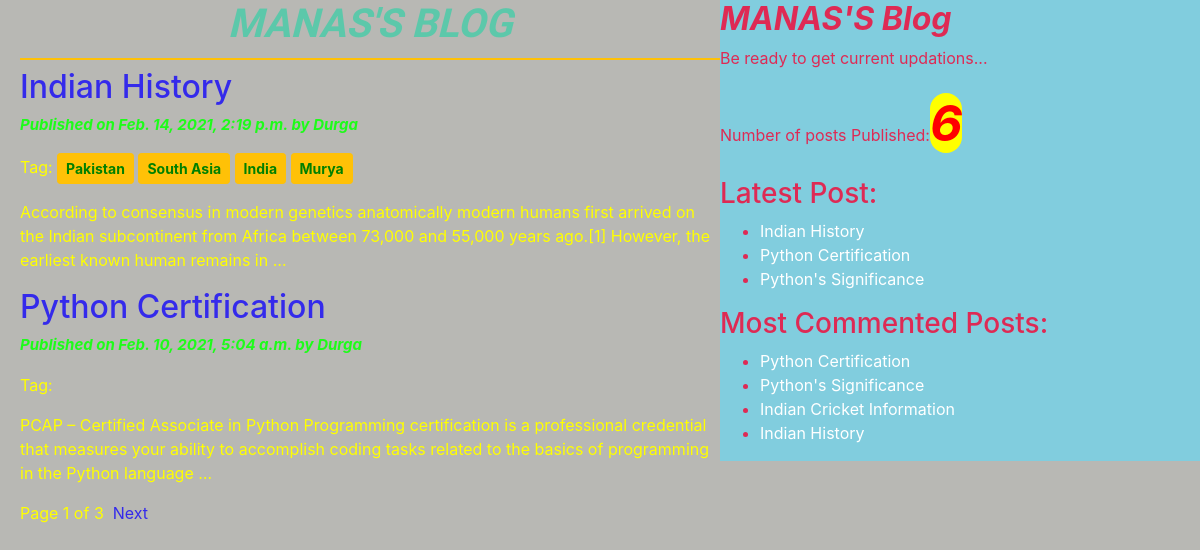
The page / on the database its author committed.
### blog/models.py (models this page shows, shortened)
class Post(models.Model):
    STATUS_CHOICES=(('draft','Draft'),('published','Published'))
    title=models.CharField(max_length=150)
    slug=models.SlugField(max_length=250,unique_for_date='publish')
    author=models.ForeignKey(User,on_delete=models.CASCADE,related_name='blog_posts')
    body=models.TextField()
    publish=models.DateTimeField(default=timezone.now)
    created=models.DateTimeField(auto_now_add=True)
    updated=models.DateTimeField(auto_now=True)
    status=models.CharField(max_length=10,choices=STATUS_CHOICES,default='draft')
    objects=CustomManager()
    tags=TaggableManager()
    class Meta:
        ordering=('-publish',)
    def get_absolute_url(self):
        return reverse("post_detail",args=[self.publish.year,self.publish.strftime('%m'),self.publish.strftime('%d'),self.slug])

### blog/views.py (the view)
# urls.py: path('', views.post_list_view),
def post_list_view(request,tag_slug=None):
    post_list=Post.objects.all()
    tag=None
    if tag_slug:
        tag=get_object_or_404(Tag,slug=tag_slug)
        post_list=post_list.filter(tags__in=[tag])
    paginator=Paginator(post_list,2)
    page_number=request.GET.get('page')
    try:
        post_list=paginator.page(page_number)
    except PageNotAnInteger:
        post_list=paginator.page(1)
    except EmptyPage:
        post_list=paginator.page(paginator.num_pages)
    return render(request,'blog/post_list.html',{'post_list':post_list,'tag':tag})

### blog/models.py (called while the page is built)
    def get_queryset(self):
        return super().get_queryset().filter(status='published')

### blog/templatetags/blog_tags.py (called while the page is built)
@register.simple_tag
def total_posts():
    return Post.objects.count()

@register.inclusion_tag('blog/show_latest_posts123.html')
def show_latest_posts(count=3):
    latest_post=Post.objects.order_by('-publish')[:count]
    return {'latest_post':latest_post}

@register.simple_tag
def get_most_commented_post(count=4):
    most_commented_post=Post.objects.annotate(total_comments=Count('comments')).order_by('-total_comments')[:count]
    return most_commented_post

### templates/blog/post_list.html (shortened to what this page needs)
<!DOCTYPE html>
{% extends 'blog/base.html'%}
{% load static %}
{% block content_block %}
<h1 ><strong><em>MANAS'S BLOG</em></strong></h1>
     {% for post in post_list%}
       <a href="{{post.get_absolute_url}}"> <h2>{{post.title}}</h2></a>
       <p class="date">Published on {{post.publish}} by {{post.author|title}}</p>
       <p>Tag:
         {% for tag in post.tags.all %}
         <a class='btn btn-warning btn-sm' style="font-weight:bold;color:green;"
         href="{% url 'post_list_by_tag_name' tag.slug %}">{{tag.name|title}}</a>
         {% endfor %}
       </p>
       {{post.body|truncatewords:30|linebreaks }}
     {%endfor%}
     {% include 'blog/pagination.html' with page=post_list%}
{%endblock%}

### templates/blog/base.html (shortened to what this page needs)
<!DOCTYPE html>
{% load blog_tags %}
{% load static %}
<html lang="en" dir="ltr">
  <head>
    <link rel="stylesheet" href="{% static "css/bootstrap.css" %}">
    <link rel="stylesheet" href="{% static "css/blog.css" %}">
  </head>
  <body>
    <div class="content">
      {% block content_block %}
      {%endblock%}
    </div>
    <div class="sidebar">
      <h2><strong><em>MANAS'S Blog</em></strong></h2>
    <p>Be ready to get current updations...</p>
    <p>Number of posts Published:<span id='publish'>{%total_posts%}</span></p>
    <h3>Latest Post:</h3>{% show_latest_posts %}
    <h3>Most Commented Posts:</h3>
    {% get_most_commented_post as most_commented_post%}
    <ul>
      {% for post in most_commented_post%}
      <li > <a style="color:white;" href="{{post.get_absolute_url}}">{{post.title}}</a></li>
      {% endfor%}
    </ul>
    </div>
  </body>
</html>

### templates/blog/pagination.html (shortened to what this page needs)
<div class="pagination" >
  <span>Page {{page.number}} of {{page.paginator.num_pages}}</span>&nbsp&nbsp
  {% if page.has_next %}
  <a href="?page={{page.next_page_number}}">Next</a>
  {% endif %}
</div>

### templates/blog/show_latest_posts123.html
<ul>
  {% for post in latest_post %}
  <li > <a style="color:white;" href="{{post.get_absolute_url}}">{{post.title}}</a></li>
  {% endfor %}
</ul>

### statics/css/blog.css (style rules this page uses)
.content { width:60%; float: left; padding-left: 20px; height: 100%; }
.sidebar { float:right; background: #81cdde; width: 40%; padding-top: 0px; height: 100%; color: #de2a54; }
.date { color:#1dfc19; font-weight: bold; font-style: italic; font-size: 15px; }
body { background: #b8b8b4; color: yellow; }
h1 { text-align: center; border-bottom: 2px solid #ffc107; padding-bottom: 10px; font-family: 'Reggae One', cursive; color: #ffd240; }
a { color: #342aeb; }
#publish { font-size: 50px; font-weight: bold; color: red; font-style: italic; background: yellow; border-radius: 100px; }

### rows shown on the page
Post: title "Indian History", publish "Feb. 14, 2021, 2:19 p.m.", author "Durga", body "According to consensus in modern genetics anatomically modern humans first arrived on the Indian subcontinent from Africa between 73,000 and 55,000 years ago.[1] However, the earliest known human remains in …"
Tag: name "Pakistan"
Tag: name "South Asia"
Tag: name "India"
Tag: name "Murya"
Post: title "Python Certification", publish "Feb. 10, 2021, 5:04 a.m.", author "Durga", body "PCAP – Certified Associate in Python Programming certification is a professional credential that measures your ability to accomplish coding tasks related to the basics of programming in the Python language …"
Post: title "Python's Significance"
Post: title "Indian Cricket Information"

### other values the page prints
{{ page.number }} "1"
{{ page.paginator.num_pages }} "3"
